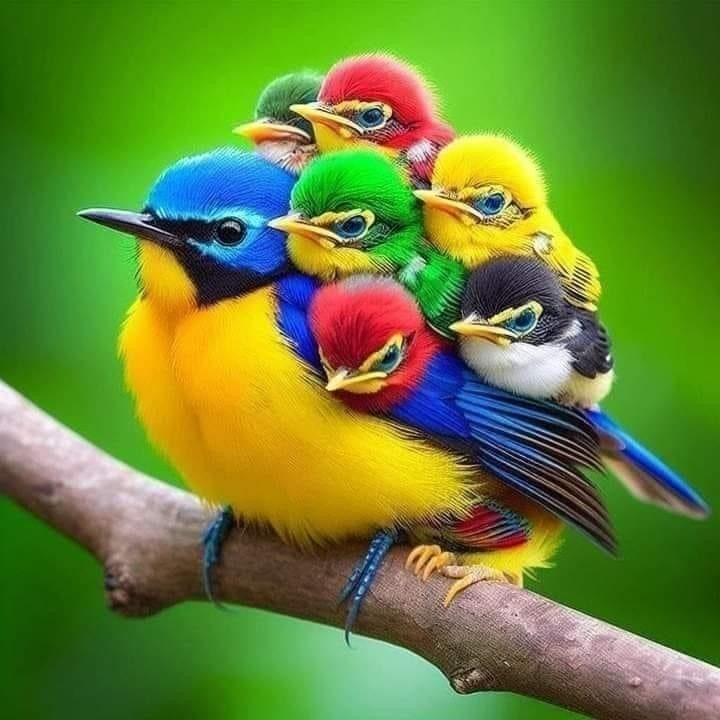
#> input picture TP 1/work_files/aves.jpg, 720 x 720 px, found by its file name
$ python 'Ejercicio 8.py'
#> lines starting #> are read from the running program, lines starting #| are printed output that depends on the picture; after the words box and inside, x2 and y2 are one past the last pixel; in counts of white or black regions, pixels touching at a corner belong together
from PIL import Image, ImageDraw, ImageFont
import numpy as np

# Función para aplicar umbrales a cada banda de una imagen y devolver imágenes binarias
def aplicar_umbral_por_banda(imagen, umbrales):
    bandas = imagen.split()
    imagenes_binarias = []

    for i, banda in enumerate(bandas):
        banda_array = np.array(banda)
        binaria = np.where(banda_array >= umbrales[i], 255, 0).astype(np.uint8)
        imagen_binaria = Image.fromarray(binaria)
        imagenes_binarias.append(imagen_binaria)

    return imagenes_binarias

# Función para combinar la imagen original y las imágenes binarias en un solo archivo con etiquetas
def combinar_imagenes_con_etiquetas(imagen_original, imagenes_binarias, etiquetas):
    ancho, alto = imagen_original.size
    espacio_texto = 40  # Espacio adicional para etiquetas

    # Crear una nueva imagen con el cuádruple de ancho y espacio adicional para las etiquetas
    imagen_combinada = Image.new("RGB", (ancho * 4, alto + espacio_texto), "white")
    draw = ImageDraw.Draw(imagen_combinada)

    try:
        font = ImageFont.truetype("arial.ttf", 20)  # Tamaño ajustable
    except IOError:
        font = ImageFont.load_default()

    # Pegar la imagen original
    imagen_combinada.paste(imagen_original, (0, 0))

    # Agregar la etiqueta para la imagen original
    texto_original = etiquetas[0]
    text_bbox = draw.textbbox((0, 0), texto_original, font=font)
    text_width = text_bbox[2] - text_bbox[0]
    x_text = (ancho - text_width) // 2
    y_text = alto + 5
    draw.text((x_text, y_text), texto_original, fill="black", font=font)

    # Pegar cada imagen binaria en la imagen combinada y agregar etiquetas
    for i, imagen_binaria in enumerate(imagenes_binarias):
        imagen_binaria_rgb = Image.merge("RGB", (imagen_binaria, imagen_binaria, imagen_binaria))
        imagen_combinada.paste(imagen_binaria_rgb, ((i + 1) * ancho, 0))

        texto = etiquetas[i + 1]
        text_bbox = draw.textbbox((0, 0), texto, font=font)
        text_width = text_bbox[2] - text_bbox[0]
        x_text = (i + 1) * ancho + (ancho - text_width) // 2
        draw.text((x_text, y_text), texto, fill="black", font=font)

    return imagen_combinada

# Ejemplo de uso
if __name__ == "__main__":
    ruta_imagen = r"C:\Users\digni\OneDrive\Desktop\tp1\aves.jpg"

    # Cargar la imagen en modo RGB
    imagen = Image.open(ruta_imagen).convert("RGB")
#> imagen is the input picture: PIL image 720x720 RGB; mean R, G, B 103.4, 132.3, 53.7

    # Aplicar umbrales a cada banda
    umbrales = [100, 150, 200]
    imagenes_binarias = aplicar_umbral_por_banda(imagen, umbrales)
#> the loop in aplicar_umbral_por_banda, `for i, banda in enumerate(bandas):` made 3 passes
#> pass 1, in aplicar_umbral_por_banda, `banda_array = np.array(banda)`:
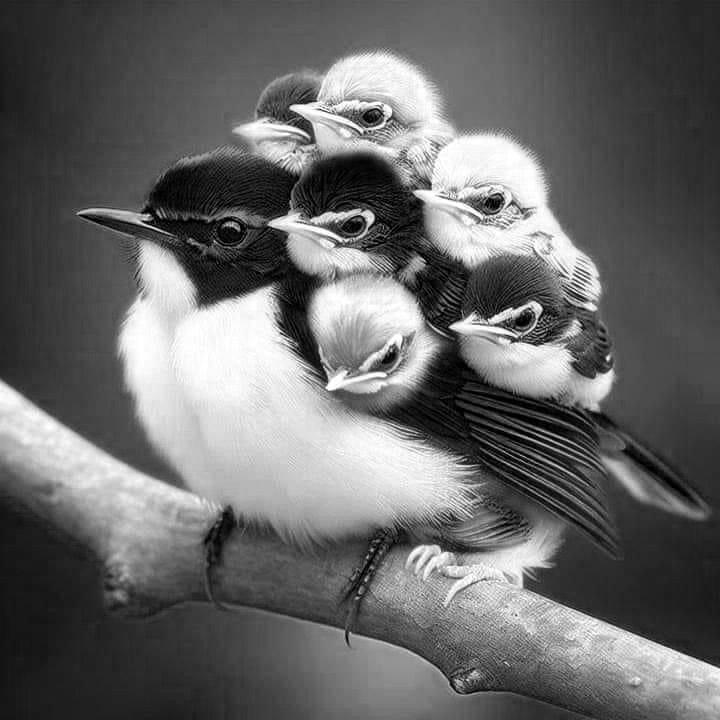
#> banda_array: shape (720, 720); min 0, max 255, mean 103.4
#> pass 1, in aplicar_umbral_por_banda, `binaria = np.where(banda_array >= umbrales[i], 255, 0).astype(np.uint8)`:
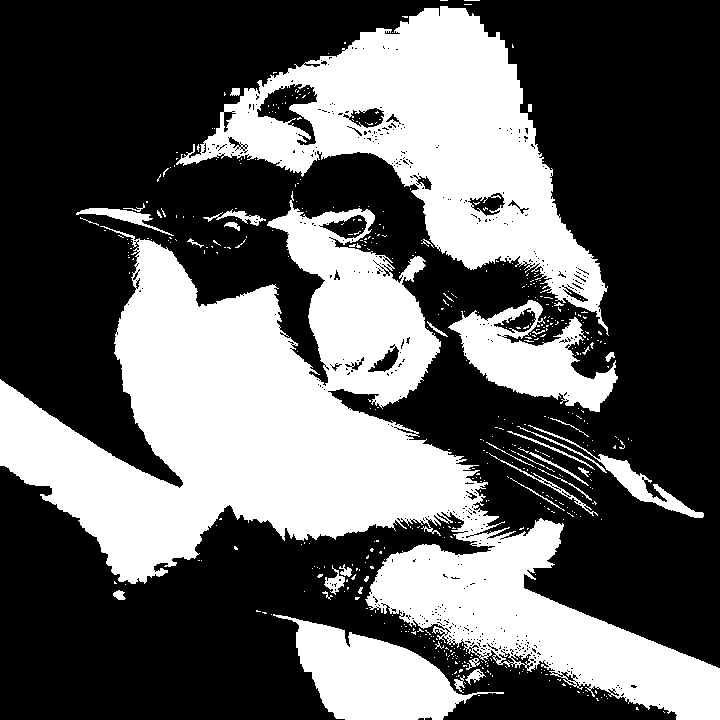
#> binaria: shape (720, 720); 37.5% white; 506 white regions (467 under 20 px), largest, box (x1, y1, x2, y2) and area: (0, 191, 720, 720) 119501, (176, 6, 609, 336) 48693, (273, 614, 504, 720) 11041
#> pass 2, in aplicar_umbral_por_banda, `banda_array = np.array(banda)`:
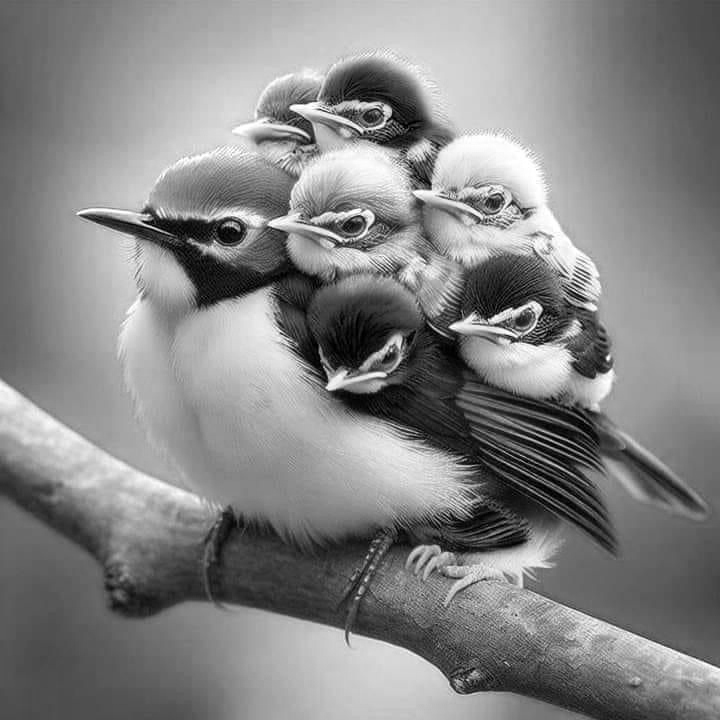
#> banda_array: shape (720, 720); min 0, max 255, mean 132.3
#> pass 2, in aplicar_umbral_por_banda, `binaria = np.where(banda_array >= umbrales[i], 255, 0).astype(np.uint8)`:
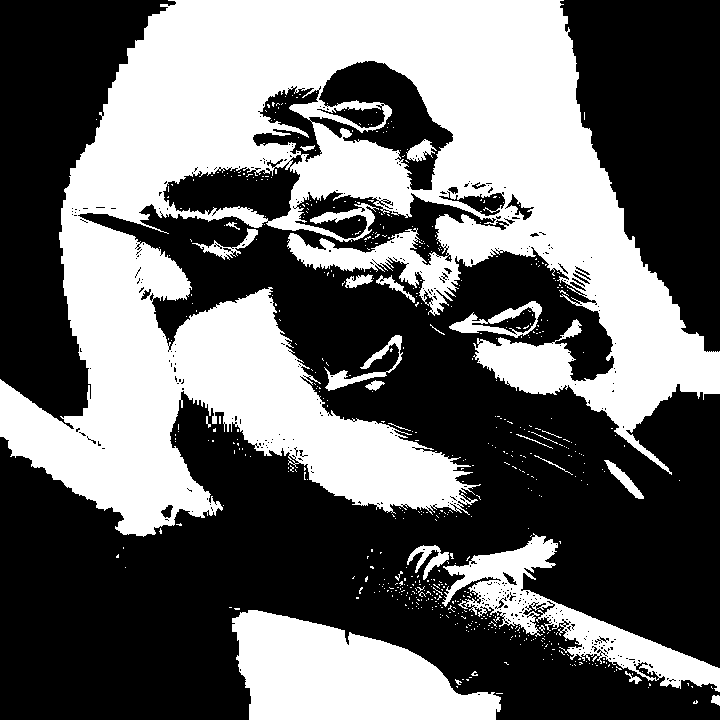
#> binaria: shape (720, 720); 41.6% white; 600 white regions (574 under 20 px), largest, box (x1, y1, x2, y2) and area: (0, 0, 720, 537) 179652, (232, 610, 501, 720) 19166, (442, 533, 720, 692) 10420
#> after the loop in aplicar_umbral_por_banda, `for i, banda in enumerate(bandas):`:
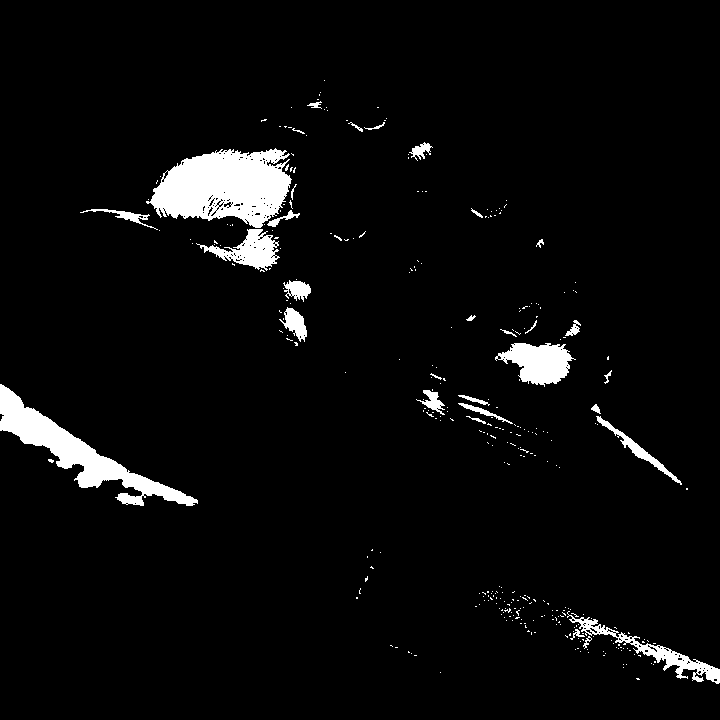
#> binaria: shape (720, 720); 4.4% white; 335 white regions (304 under 20 px), largest, box (x1, y1, x2, y2) and area: (146, 148, 292, 228) 7760, (0, 384, 198, 506) 5432, (495, 343, 576, 387) 2094
#> after the loop in aplicar_umbral_por_banda, `for i, banda in enumerate(bandas):`: imagenes_binarias = 3 items
#> imagenes_binarias = 3 items

    # Etiquetas para cada banda
    etiquetas = ["Imagen Original", "Rojo (R)", "Verde (G)", "Azul (B)"]

    # Combinar la imagen original y las imágenes binarias con etiquetas
    imagen_combinada = combinar_imagenes_con_etiquetas(imagen, imagenes_binarias, etiquetas)
#> in combinar_imagenes_con_etiquetas, `imagen_combinada = Image.new("RGB", (ancho * 4, alto + espacio_texto),..`: imagen_combinada: PIL image 2880x760 RGB; every value is 255
#> in combinar_imagenes_con_etiquetas, `imagen_combinada.paste(imagen_original, (0, 0))`:
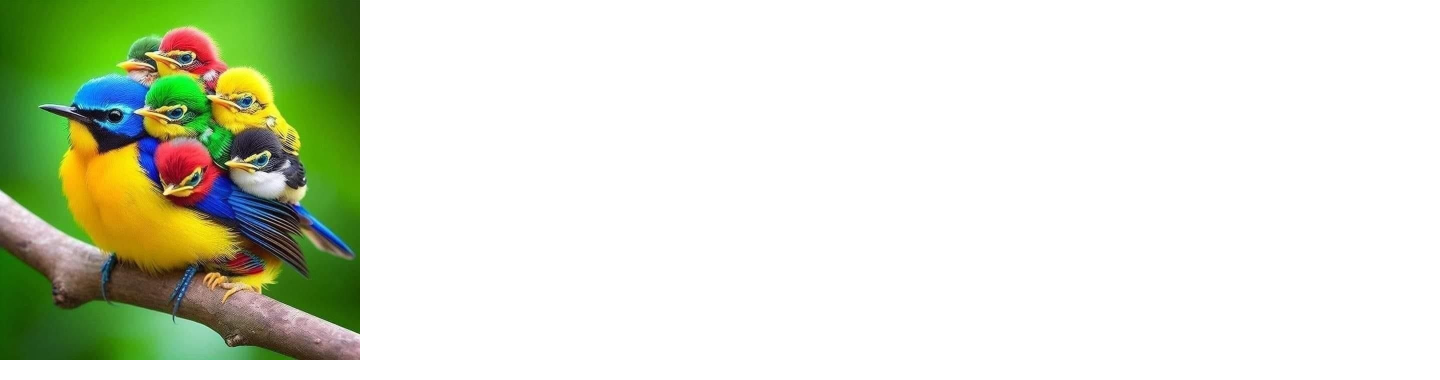
#> imagen_combinada: PIL image 2880x760 RGB (shown at 1/2 size); mean R, G, B 219.1, 225.9, 207.3
#> in combinar_imagenes_con_etiquetas, `text_bbox = draw.textbbox((0, 0), texto_original, font=font)`: text_bbox = (0, 4, 160, 23)
#> in combinar_imagenes_con_etiquetas, `text_width = text_bbox[2] - text_bbox[0]`: text_width = 160
#> in combinar_imagenes_con_etiquetas, `x_text = (ancho - text_width) // 2`: x_text = 280
#> the loop in combinar_imagenes_con_etiquetas, `for i, imagen_binaria in enumerate(imagenes_binarias):` made 3 passes
#> (texto, text_bbox, text_width, x_text) on passes 1 to 3: ('Rojo (R)', (0, 4, 79, 23), 79, 1040), ('Verde (G)', (0, 4, 95, 22), 95, 1752), ('Azul (B)', (0, 4, 78, 22), 78, 2481)
#> after the loop in combinar_imagenes_con_etiquetas, `for i, imagen_binaria in enumerate(imagenes_binarias):`:
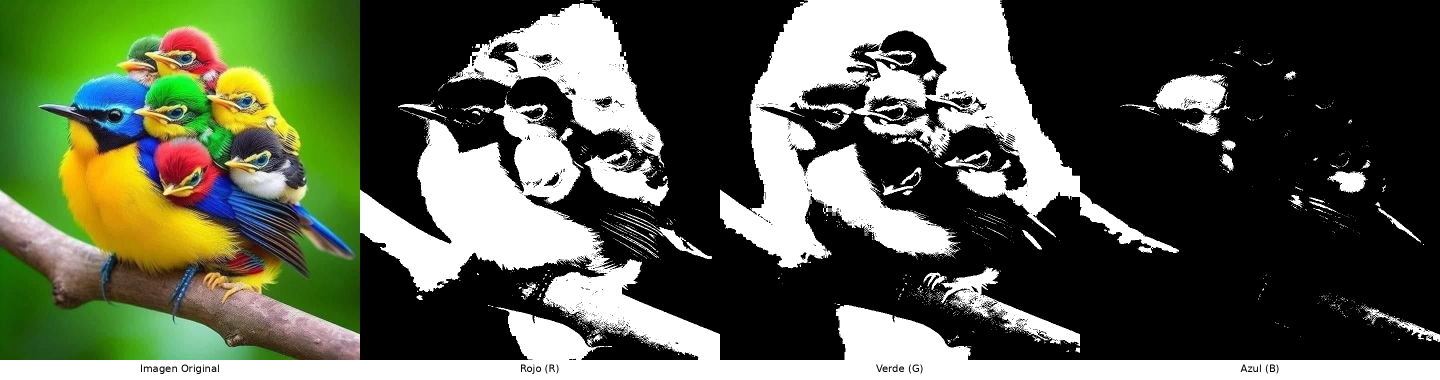
#> imagen_combinada: PIL image 2880x760 RGB (shown at 1/2 size); mean R, G, B 88.1, 94.9, 76.3

    # Guardar y mostrar la imagen combinada
    imagen_combinada.save("imagen_combinada_binaria_con_etiquetas.jpg")
    imagen_combinada.show()
